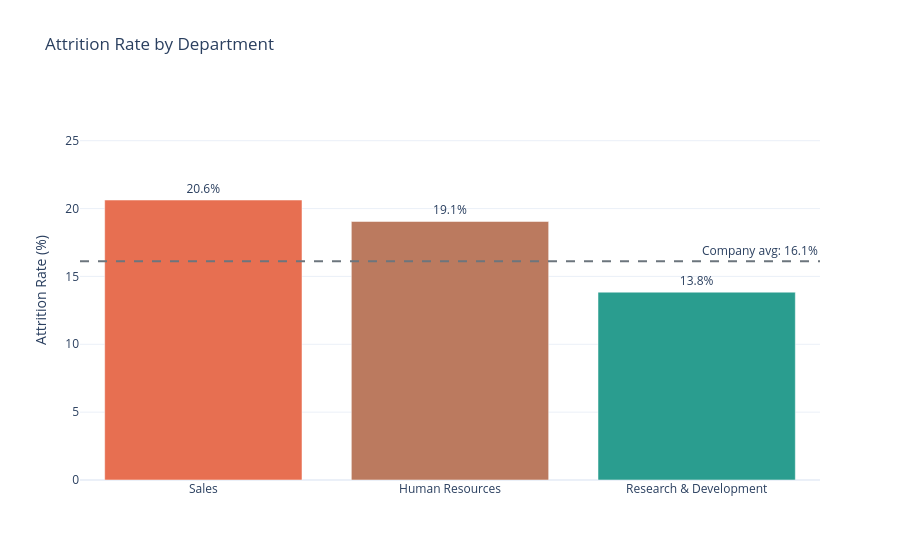

Notebook code cell kept with this figure:
### Markdown cell above
---

## 5. Attrition by Department

### Business question: *Which departments bear the highest turnover burden?*

Department-level rates guide where HR partners should focus retention campaigns.

### Code cell
dept = attrition_summary(df, "Department")

fig = px.bar(
    dept,
    x="Department",
    y="attrition_rate",
    text="attrition_rate",
    hover_data={"employees": True, "attrition_rate": ":.1f"},
    labels={"attrition_rate": "Attrition Rate (%)", "Department": ""},
    title="Attrition Rate by Department",
    color="attrition_rate",
    color_continuous_scale=["#2a9d8f", "#e76f51"],
    range_color=[dept["attrition_rate"].min(), dept["attrition_rate"].max()],
)
fig.add_hline(
    y=overall_rate, line_dash="dash", line_color=OVERALL_RATE_COLOR,
    annotation_text=f"Company avg: {overall_rate:.1f}%",
)
fig.update_traces(texttemplate="%{text:.1f}%", textposition="outside")
fig.update_layout(showlegend=False, coloraxis_showscale=False, yaxis_range=[0, 28])
fig.write_html(FIGURES_DIR / "eda_attrition_by_department.html")
fig.show()

dept

### Figure 1 — Plotly figure (JSON) as saved in the notebook; plotly's stock layout.template omitted (floating-point values rounded to 4 significant figures)
{"data": [{"customdata": [[446], [63], [961]], "hovertemplate": "=%{x}<br>Attrition Rate (%)=%{marker.color:.1f}<br>employees=%{customdata[0]}<extra></extra>", "legendgroup": "", "marker": {"color": [20.63, 19.05, 13.84], "coloraxis": "coloraxis", "pattern": {"shape": ""}}, "name": "", "orientation": "v", "showlegend": false, "text": [20.63, 19.05, 13.84], "textposition": "outside", "texttemplate": "%{text:.1f}%", "type": "bar", "x": ["Sales", "Human Resources", "Research & Development"], "xaxis": "x", "y": [20.63, 19.05, 13.84], "yaxis": "y"}], "layout": {"annotations": [{"showarrow": false, "text": "Company avg: 16.1%", "x": 1, "xanchor": "right", "xref": "x domain", "y": 16.12, "yanchor": "bottom", "yref": "y"}], "barmode": "relative", "coloraxis": {"autocolorscale": false, "cmax": 20.63, "cmin": 13.84, "colorbar": {"title": {"text": "Attrition Rate (%)"}}, "colorscale": [[0.0, "#2a9d8f"], [1.0, "#e76f51"]], "showscale": false}, "legend": {"tracegroupgap": 0}, "shapes": [{"line": {"color": "#6c757d", "dash": "dash"}, "type": "line", "x0": 0, "x1": 1, "xref": "x domain", "y0": 16.12, "y1": 16.12, "yref": "y"}], "showlegend": false, "title": {"text": "Attrition Rate by Department"}, "xaxis": {"anchor": "y", "domain": [0.0, 1.0], "title": {"text": ""}}, "yaxis": {"anchor": "x", "domain": [0.0, 1.0], "range": [0, 28], "title": {"text": "Attrition Rate (%)"}}}}
